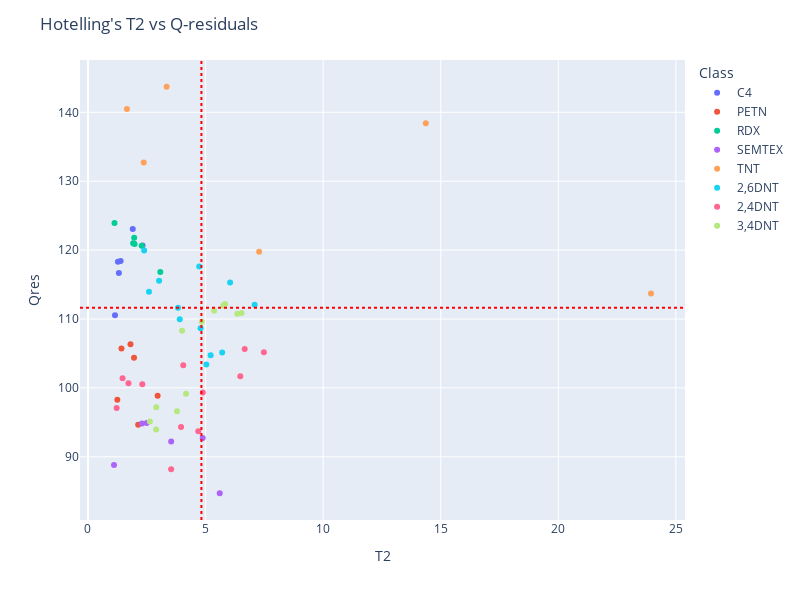

The cell this chart's notebook holds for it:
### Code cell
# Plot the Hotelling T2 vs Q-residuals plot
fig = px.scatter(hot_q_data, x="T2", y="Qres", hover_data={'Sample': (hot_q_data.index)},  color = "Class")
fig.add_hline(y=abs(Q_conf),line_dash="dot", line_color='Red')
fig.add_vline(x=Tsq_conf,line_dash="dot", line_color='Red')
fig.update_traces(textposition='top center')
fig.update_layout(
    height=600,
    width=800,
    title_text="Hotelling's T2 vs Q-residuals")
fig.show()

### Figure 1 — Plotly figure (JSON) as saved in the notebook; plotly's stock layout.template omitted (floating-point values rounded to 4 significant figures)
{"data": [{"customdata": [["C4_7"], ["C4_8"], ["C4_9"], ["C4_10"], ["C4_11"], ["C4_12"]], "hovertemplate": "Class=C4<br>T2=%{x}<br>Qres=%{y}<br>Sample=%{customdata[0]}<extra></extra>", "legendgroup": "C4", "marker": {"color": "#636efa", "symbol": "circle"}, "mode": "markers", "name": "C4", "orientation": "v", "showlegend": true, "textposition": "top center", "type": "scatter", "x": [1.905, 2.32, 1.148, 1.389, 1.274, 1.315], "xaxis": "x", "y": [123.1, 120.7, 110.5, 118.4, 118.3, 116.7], "yaxis": "y"}, {"customdata": [["PETN_10"], ["PETN_11"], ["PETN_12"], ["PETN_13"], ["PETN_14"], ["PETN_15"]], "hovertemplate": "Class=PETN<br>T2=%{x}<br>Qres=%{y}<br>Sample=%{customdata[0]}<extra></extra>", "legendgroup": "PETN", "marker": {"color": "#EF553B", "symbol": "circle"}, "mode": "markers", "name": "PETN", "orientation": "v", "showlegend": true, "textposition": "top center", "type": "scatter", "x": [1.248, 2.135, 1.424, 2.962, 1.808, 1.959], "xaxis": "x", "y": [98.28, 94.66, 105.7, 98.87, 106.3, 104.4], "yaxis": "y"}, {"customdata": [["RDX_9"], ["RDX_10"], ["RDX_11"], ["RDX_12"], ["RDX_13"], ["RDX_14"]], "hovertemplate": "Class=RDX<br>T2=%{x}<br>Qres=%{y}<br>Sample=%{customdata[0]}<extra></extra>", "legendgroup": "RDX", "marker": {"color": "#00cc96", "symbol": "circle"}, "mode": "markers", "name": "RDX", "orientation": "v", "showlegend": true, "textposition": "top center", "type": "scatter", "x": [3.076, 1.127, 1.921, 1.982, 1.965, 2.284], "xaxis": "x", "y": [116.8, 124.0, 121.0, 120.9, 121.8, 120.6], "yaxis": "y"}, {"customdata": [["SEMTEX_10"], ["SEMTEX_11"], ["SEMTEX_12"], ["SEMTEX_13"], ["SEMTEX_14"], ["SEMTEX_15"]], "hovertemplate": "Class=SEMTEX<br>T2=%{x}<br>Qres=%{y}<br>Sample=%{customdata[0]}<extra></extra>", "legendgroup": "SEMTEX", "marker": {"color": "#ab63fa", "symbol": "circle"}, "mode": "markers", "name": "SEMTEX", "orientation": "v", "showlegend": true, "textposition": "top center", "type": "scatter", "x": [2.497, 2.295, 3.538, 4.88, 5.602, 1.107], "xaxis": "x", "y": [94.9, 94.85, 92.23, 92.74, 84.72, 88.83], "yaxis": "y"}, {"customdata": [["TNT_8"], ["TNT_9"], ["TNT_10"], ["TNT_11"], ["TNT_12"], ["TNT_13"]], "hovertemplate": "Class=TNT<br>T2=%{x}<br>Qres=%{y}<br>Sample=%{customdata[0]}<extra></extra>", "legendgroup": "TNT", "marker": {"color": "#FFA15A", "symbol": "circle"}, "mode": "markers", "name": "TNT", "orientation": "v", "showlegend": true, "textposition": "top center", "type": "scatter", "x": [14.37, 2.371, 1.658, 7.278, 23.94, 3.345], "xaxis": "x", "y": [138.4, 132.7, 140.5, 119.8, 113.7, 143.7], "yaxis": "y"}, {"customdata": [["2,6DNT_1"], ["2,6DNT_2"], ["2,6DNT_3"], ["2,6DNT_4"], ["2,6DNT_5"], ["2,6DNT_6"], ["2,6DNT_7"], ["2,6DNT_8"], ["2,6DNT_9"], ["2,6DNT_10"], ["2,6DNT_11"], ["2,6DNT_12"]], "hovertemplate": "Class=2,6DNT<br>T2=%{x}<br>Qres=%{y}<br>Sample=%{customdata[0]}<extra></extra>", "legendgroup": "2,6DNT", "marker": {"color": "#19d3f3", "symbol": "circle"}, "mode": "markers", "name": "2,6DNT", "orientation": "v", "showlegend": true, "textposition": "top center", "type": "scatter", "x": [2.389, 4.787, 5.033, 3.024, 7.086, 4.731, 3.902, 2.595, 5.217, 5.707, 3.829, 6.044], "xaxis": "x", "y": [120.0, 108.7, 103.4, 115.6, 112.1, 117.6, 110.0, 114.0, 104.8, 105.1, 111.7, 115.3], "yaxis": "y"}, {"customdata": [["2,4DNT_1"], ["2,4DNT_2"], ["2,4DNT_3"], ["2,4DNT_4"], ["2,4DNT_5"], ["2,4DNT_6"], ["2,4DNT_7"], ["2,4DNT_8"], ["2,4DNT_9"], ["2,4DNT_10"], ["2,4DNT_11"], ["2,4DNT_12"]], "hovertemplate": "Class=2,4DNT<br>T2=%{x}<br>Qres=%{y}<br>Sample=%{customdata[0]}<extra></extra>", "legendgroup": "2,4DNT", "marker": {"color": "#FF6692", "symbol": "circle"}, "mode": "markers", "name": "2,4DNT", "orientation": "v", "showlegend": true, "textposition": "top center", "type": "scatter", "x": [4.883, 6.477, 7.48, 4.052, 6.665, 2.311, 4.69, 3.537, 3.959, 1.722, 1.471, 1.219], "xaxis": "x", "y": [99.35, 101.7, 105.2, 103.3, 105.6, 100.5, 93.7, 88.19, 94.31, 100.7, 101.4, 97.08], "yaxis": "y"}, {"customdata": [["3,4DNT_1"], ["3,4DNT_2"], ["3,4DNT_3"], ["3,4DNT_4"], ["3,4DNT_5"], ["3,4DNT_6"], ["3,4DNT_7"], ["3,4DNT_8"], ["3,4DNT_9"], ["3,4DNT_10"], ["3,4DNT_11"], ["3,4DNT_12"]], "hovertemplate": "Class=3,4DNT<br>T2=%{x}<br>Qres=%{y}<br>Sample=%{customdata[0]}<extra></extra>", "legendgroup": "3,4DNT", "marker": {"color": "#B6E880", "symbol": "circle"}, "mode": "markers", "name": "3,4DNT", "orientation": "v", "showlegend": true, "textposition": "top center", "type": "scatter", "x": [2.633, 3.785, 2.903, 2.899, 4.172, 6.352, 6.531, 4.841, 5.364, 5.758, 5.833, 4.002], "xaxis": "x", "y": [95.12, 96.62, 97.2, 93.95, 99.17, 110.8, 110.9, 109.6, 111.2, 112.0, 112.2, 108.3], "yaxis": "y"}], "layout": {"height": 600, "legend": {"title": {"text": "Class"}, "tracegroupgap": 0}, "margin": {"t": 60}, "shapes": [{"line": {"color": "Red", "dash": "dot"}, "type": "line", "x0": 0, "x1": 1, "xref": "x domain", "y0": 111.6, "y1": 111.6, "yref": "y"}, {"line": {"color": "Red", "dash": "dot"}, "type": "line", "x0": 4.824, "x1": 4.824, "xref": "x", "y0": 0, "y1": 1, "yref": "y domain"}], "title": {"text": "Hotelling's T2 vs Q-residuals"}, "width": 800, "xaxis": {"anchor": "y", "domain": [0, 1], "title": {"text": "T2"}}, "yaxis": {"anchor": "x", "domain": [0, 1], "title": {"text": "Qres"}}}}
